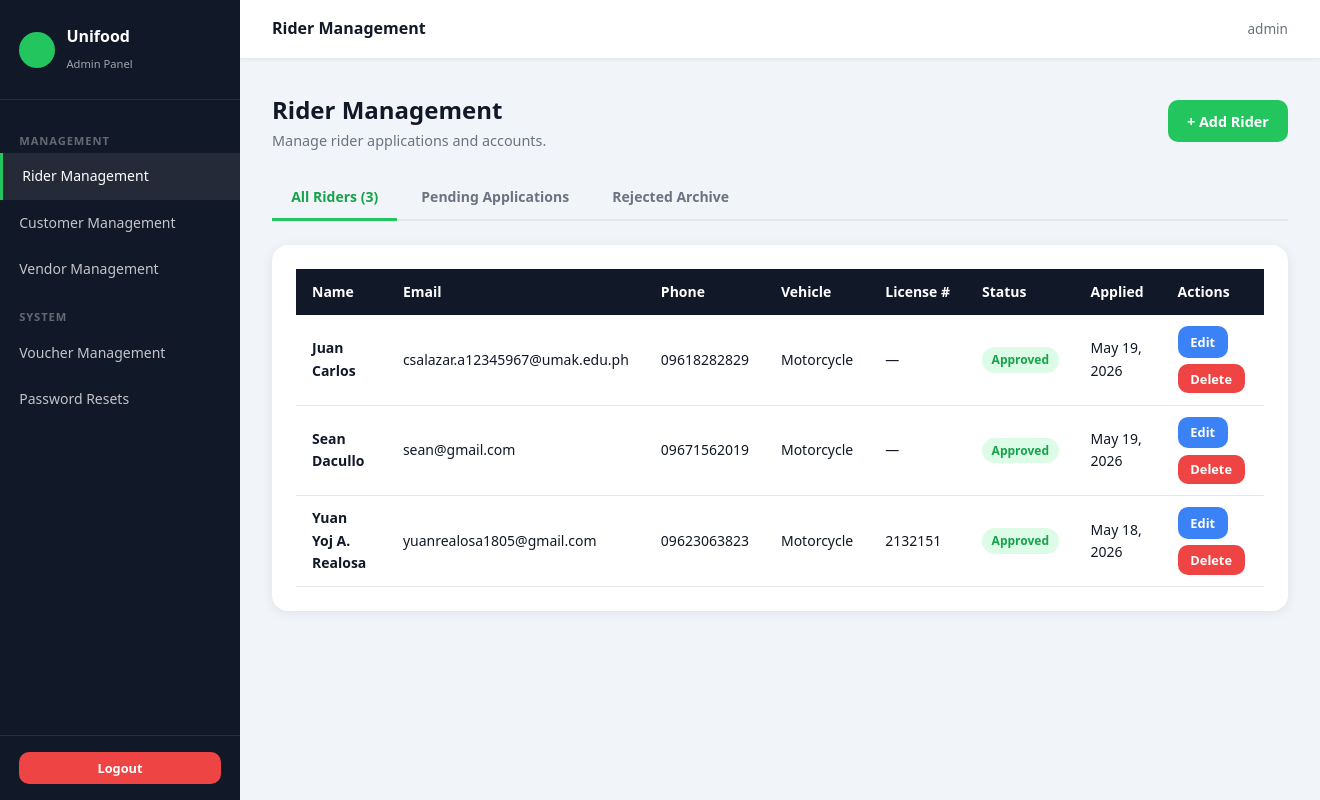
The app's page /admin/riders (signed in) with its own data.
### models.py (models this page shows, shortened)
class Rider(db.Model):
    __tablename__ = 'riders'
    id = db.Column(db.Integer, primary_key=True)
    name = db.Column(db.String(100), nullable=False)
    email = db.Column(db.String(120), unique=True, nullable=False)
    password_hash = db.Column(db.String(256))
    phone = db.Column(db.String(20))
    vehicle_type = db.Column(db.String(50))
    license_number = db.Column(db.String(50))
    id_number = db.Column(db.String(50))
    profile_picture = db.Column(db.String(255))  # uploaded profile photo
    cor_document = db.Column(db.String(255))
    school_id_document = db.Column(db.String(255))
    psa_document = db.Column(db.String(255))
    unit_photo = db.Column(db.String(255))
    plate_photo = db.Column(db.String(255))
    valid_license = db.Column(db.String(255))
    drivers_license = db.Column(db.String(255))
    status = db.Column(db.String(20), default='pending')
    rejection_reason = db.Column(db.Text)
    is_online = db.Column(db.Boolean, default=False)
    location = db.Column(db.String(255))
    current_lat = db.Column(db.Float, nullable=True)
    current_lng = db.Column(db.Float, nullable=True)
    avg_rating = db.Column(db.Float, default=5.0)
    total_ratings = db.Column(db.Integer, default=0)
    total_accepted = db.Column(db.Integer, default=0)
    total_offered = db.Column(db.Integer, default=0)
    created_at = db.Column(db.DateTime, default=datetime.utcnow)
    orders = db.relationship('Order', backref='rider', lazy=True)

### routes/admin.py (the view)
@admin_bp.route('/riders')
@admin_required
def riders():
    tab = request.args.get('tab', 'all')
    if tab == 'pending':
        riders_list = Rider.query.filter_by(status='pending').order_by(Rider.created_at.desc()).all()
    elif tab == 'rejected':
        riders_list = Rider.query.filter_by(status='rejected').order_by(Rider.created_at.desc()).all()
    else:
        riders_list = Rider.query.order_by(Rider.created_at.desc()).all()
    return render_template('admin/riders.html', riders=riders_list, tab=tab)

### routes/admin.py (called while the page is built)
def admin_required(f):
    @wraps(f)
    def decorated(*args, **kwargs):
        if 'admin_id' not in session:
            flash('Please log in as admin.', 'error')
            return redirect(url_for('admin.login'))
        return f(*args, **kwargs)
    return decorated

### templates/admin/riders.html (shortened to what this page needs)
{% extends 'admin/base.html' %}
{% block page_title %}Rider Management{% endblock %}
{% block content %}
<div class="page-header flex-between">
  <div>
    <h2>Rider Management</h2>
    <p>Manage rider applications and accounts.</p>
  </div>
  <a href="{{ url_for('admin.rider_add') }}" class="btn btn-primary">+ Add Rider</a>
</div>
<div class="tabs">
  <a href="{{ url_for('admin.riders', tab='all') }}"
     class="tab-btn {% if tab == 'all' %}active{% endif %}">
    All Riders{% if tab == 'all' %} ({{ riders|length }}){% endif %}
  </a>
  <a href="{{ url_for('admin.riders', tab='pending') }}"
     class="tab-btn {% if tab == 'pending' %}active{% endif %}">
    Pending Applications{% if tab == 'pending' %} ({{ riders|length }}){% endif %}
  </a>
  <a href="{{ url_for('admin.riders', tab='rejected') }}"
     class="tab-btn {% if tab == 'rejected' %}active{% endif %}">
    Rejected Archive
  </a>
</div>
{% if tab == 'pending' %}
  {% if riders %}
  <div class="rider-cards">
    {% for rider in riders %}
    <div class="rider-app-card">
      <div class="rider-app-card-header">
        <div>
          <div class="rider-app-name">{{ rider.name }}</div>
          <div class="rider-app-meta">{{ rider.email }}</div>
          <div class="rider-app-meta">{{ rider.phone or 'No phone' }}</div>
        </div>
        <div style="text-align:right;">
          <span class="badge badge-warning">Pending</span>
          <div style="font-size:.75rem;color:#9ca3af;margin-top:.3rem;">
            {{ rider.created_at.strftime('%b %d, %Y') }}
          </div>
          <div style="margin-top:.4rem;">
            <span style="background:#f0fdf4;color:#16a34a;border:1px solid #bbf7d0;border-radius:999px;font-size:.73rem;font-weight:700;padding:.18rem .6rem;">
              {{ rider.vehicle_type or 'Unknown' }}
            </span>
          </div>
        </div>
      </div>
      <div class="rider-app-card-body">
        {% if rider.vehicle_type == 'Walker' %}
        <div style="font-size:.78rem;font-weight:700;color:#374151;text-transform:uppercase;letter-spacing:.05em;margin-bottom:.6rem;">
          Required Documents
        </div>
        <div class="doc-row">
          <div class="doc-label">Certificate of Registration (COR)</div>
          {% if rider.cor_document %}
            <span class="doc-badge-ok">Uploaded</span>
            <a href="{{ url_for('static', filename=rider.cor_document) }}" target="_blank" class="doc-view-link">View</a>
          {% else %}
            <span class="doc-badge-miss">Missing</span>
          {% endif %}
        </div>
        <div class="doc-row">
          <div class="doc-label">Valid School ID</div>
          {% if rider.school_id_document %}
            <span class="doc-badge-ok">Uploaded</span>
            <a href="{{ url_for('static', filename=rider.school_id_document) }}" target="_blank" class="doc-view-link">View</a>
          {% else %}
            <span class="doc-badge-miss">Missing</span>
          {% endif %}
        </div>
        <div class="doc-row">
          <div class="doc-label">PSA Birth Certificate</div>
          {% if rider.psa_document %}
            <span class="doc-badge-ok">Uploaded</span>
            <a href="{{ url_for('static', filename=rider.psa_document) }}" target="_blank" class="doc-view-link">View</a>
          {% else %}
            <span class="doc-badge-miss">Missing</span>
          {% endif %}
        </div>
        {% else %}
        <div style="display:grid;grid-template-columns:1fr 1fr;gap:.5rem;">
          <div>
            <div style="font-size:.72rem;color:#9ca3af;font-weight:600;text-transform:uppercase;">License / Plate</div>
            <div style="font-size:.85rem;font-weight:600;color:#111827;margin-top:.1rem;">{{ rider.license_number or '—' }}</div>
          </div>
          <div>
            <div style="font-size:.72rem;color:#9ca3af;font-weight:600;text-transform:uppercase;">Gov. ID No.</div>
            <div style="font-size:.85rem;font-weight:600;color:#111827;margin-top:.1rem;">{{ rider.id_number or '—' }}</div>
          </div>
        </div>
        {% endif %}
      </div>
      <div class="rider-app-card-footer">
        <form method="POST" action="{{ url_for('admin.rider_approve', rider_id=rider.id) }}">
          <button class="btn btn-primary btn-sm">Approve</button>
        </form>
        <button class="btn btn-danger btn-sm"
                onclick="showRejectModal({{ rider.id }}, '{{ rider.name }}')">
          Reject
        </button>
        <a href="{{ url_for('admin.rider_edit', rider_id=rider.id) }}"
           class="btn btn-outline btn-sm" style="margin-left:auto;">View / Edit</a>
      </div>
    </div>
    {% endfor %}
  </div>
  {% else %}
  <div class="card text-center" style="padding:3rem;">
    <div style="font-size:2.5rem;margin-bottom:.75rem;opacity:.3;">&#9203;</div>
    <h3>No pending applications</h3>
    <p class="text-gray mt-1">All rider applications have been reviewed.</p>
  </div>
  {% endif %}
{% else %}
  <div class="card">
    {% if riders %}
    <div class="table-wrap">
      <table>
        <thead>
          <tr>
            <th>Name</th>
            <th>Email</th>
            <th>Phone</th>
            <th>Vehicle</th>
            <th>License #</th>
            <th>Status</th>
            <th>Applied</th>
            <th>Actions</th>
          </tr>
        </thead>
        <tbody>
          {% for rider in riders %}
          <tr>
            <td><strong>{{ rider.name }}</strong></td>
            <td>{{ rider.email }}</td>
            <td>{{ rider.phone or '—' }}</td>
            <td>{{ rider.vehicle_type or '—' }}</td>
            <td>{{ rider.license_number or '—' }}</td>
            <td>
              <span class="badge
                {% if rider.status == 'approved' %}badge-success
                {% elif rider.status == 'pending' %}badge-warning
                {% elif rider.status == 'rejected' %}badge-danger
                {% else %}badge-gray{% endif %}">
                {{ rider.status.title() }}
              </span>
            </td>
            <td>{{ rider.created_at.strftime('%b %d, %Y') }}</td>
            <td>
              <div class="actions">
                <a href="{{ url_for('admin.rider_edit', rider_id=rider.id) }}"
                   class="btn btn-info btn-sm">Edit</a>
                <form method="POST" action="{{ url_for('admin.rider_delete', rider_id=rider.id) }}"
                      onsubmit="return confirm('Delete this rider?')">
                  <button class="btn btn-danger btn-sm">Delete</button>
                </form>
              </div>
            </td>
          </tr>
          {% endfor %}
        </tbody>
      </table>
    </div>
    {% else %}
    <p class="text-center text-gray" style="padding:2.5rem;">No riders in this category.</p>
    {% endif %}
  </div>
{% endif %}
{% endblock %}

### static/css/main.css (style rules this page uses)
:root { --green: #22c55e; --green-light: #4ade80; --green-pale: #dcfce7; --green-dark: #16a34a; --black: #111827; --gray-dark: #374151; --gray: #6b7280; --gray-light: #e5e7eb; --gray-pale: #f9fafb; --white: #ffffff; --danger: #ef4444; --warning: #f59e0b; --info: #3b82f6; --shadow: 0 2px 12px rgba(0,0,0,.08); --shadow-lg: 0 8px 30px rgba(0,0,0,.12); --radius: 10px; --radius-lg: 16px; }
*, *::before, *::after { box-sizing: border-box; margin: 0; padding: 0; }
html { font-size: 16px; scroll-behavior: smooth; }
body { font-family: 'Segoe UI', system-ui, -apple-system, sans-serif; background: var(--gray-pale); color: var(--black); line-height: 1.6; min-height: 100vh; }
a { color: var(--green-dark); text-decoration: none; }
input, select, textarea, button { font-family: inherit; }
h2 { font-size: 1.5rem; font-weight: 700; }
p { color: var(--gray-dark); }
.btn { display: inline-flex; align-items: center; gap: .4rem; padding: .6rem 1.2rem; border: none; border-radius: var(--radius); font-size: .9rem; font-weight: 600; cursor: pointer; transition: all .2s; white-space: nowrap; }
.btn-primary { background: var(--green); color: var(--white); }
.btn-danger { background: var(--danger); color: var(--white); }
.btn-info { background: var(--info); color: var(--white); }
.btn-sm { padding: .35rem .8rem; font-size: .8rem; }
.card { background: var(--white); border-radius: var(--radius-lg); box-shadow: var(--shadow); padding: 1.5rem; margin-bottom: 1.5rem; }
.badge { display: inline-block; padding: .2rem .6rem; border-radius: 999px; font-size: .75rem; font-weight: 600; text-transform: capitalize; }
.badge-success { background: var(--green-pale); color: var(--green-dark); }
.table-wrap { overflow-x: auto; }
table { width: 100%; border-collapse: collapse; font-size: .875rem; }
thead th { background: var(--black); color: var(--white); padding: .75rem 1rem; text-align: left; font-weight: 600; white-space: nowrap; }
tbody tr { border-bottom: 1px solid var(--gray-light); transition: background .15s; }
tbody td { padding: .7rem 1rem; vertical-align: middle; }
.actions { display: flex; gap: .4rem; flex-wrap: wrap; }
.page-header { margin-bottom: 1.5rem; }
.page-header h2 { color: var(--black); }
.page-header p { color: var(--gray); font-size: .9rem; }
.tabs { display: flex; gap: .3rem; margin-bottom: 1.5rem; border-bottom: 2px solid var(--gray-light); }
.tab-btn { padding: .6rem 1.2rem; border: none; background: none; font-size: .875rem; font-weight: 600; color: var(--gray); cursor: pointer; border-bottom: 3px solid transparent; margin-bottom: -2px; transition: all .2s; }
.tab-btn.active, .tab-btn:hover { color: var(--green-dark); border-bottom-color: var(--green); }
.flex-between { display: flex; justify-content: space-between; align-items: center; }

### templates/admin/base.html (style rules this page uses)
body { background: #f1f5f9; }

### records on screen
Rider: name "Juan Carlos", email "csalazar.a12345967@umak.edu.ph", phone "09618282829", vehicle_type "Motorcycle", license_number "—", status "Approved", created_at "May 19, 2026"
Rider: name "Sean Dacullo", email "sean@gmail.com", phone "09671562019", vehicle_type "Motorcycle", license_number "—", status "Approved", created_at "May 19, 2026"
Rider: name "Yuan Yoj A. Realosa", email "yuanrealosa1805@gmail.com", phone "09623063823", vehicle_type "Motorcycle", license_number "2132151", status "Approved", created_at "May 18, 2026"

### other values on screen
{{ session.get('admin_username','Admin') }} "admin"
{{ riders|length }} "3"
